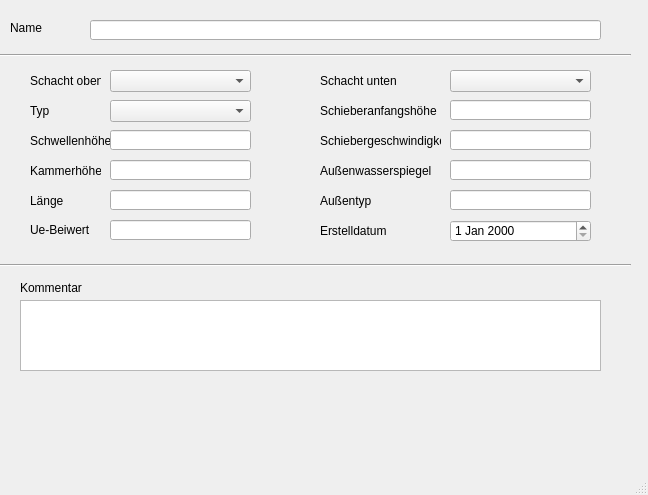
<?xml version="1.0" encoding="UTF-8"?>
<ui version="4.0">
 <class>MainWindow</class>
 <widget class="QMainWindow" name="MainWindow">
  <property name="geometry">
   <rect>
    <x>0</x>
    <y>0</y>
    <width>648</width>
    <height>495</height>
   </rect>
  </property>
  <property name="windowTitle">
   <string>MainWindow</string>
  </property>
  <widget class="QWidget" name="centralwidget">
   <widget class="QLabel" name="label">
    <property name="geometry">
     <rect>
      <x>10</x>
      <y>20</y>
      <width>46</width>
      <height>16</height>
     </rect>
    </property>
    <property name="text">
     <string>Name</string>
    </property>
   </widget>
   <widget class="QLabel" name="label_54">
    <property name="geometry">
     <rect>
      <x>30</x>
      <y>100</y>
      <width>71</width>
      <height>21</height>
     </rect>
    </property>
    <property name="text">
     <string>Typ</string>
    </property>
   </widget>
   <widget class="QLabel" name="label_61">
    <property name="geometry">
     <rect>
      <x>30</x>
      <y>220</y>
      <width>81</width>
      <height>20</height>
     </rect>
    </property>
    <property name="text">
     <string>Ue-Beiwert</string>
    </property>
   </widget>
   <widget class="QLabel" name="label_51">
    <property name="geometry">
     <rect>
      <x>320</x>
      <y>160</y>
      <width>121</width>
      <height>21</height>
     </rect>
    </property>
    <property name="text">
     <string>Außenwasserspiegel</string>
    </property>
   </widget>
   <widget class="QLabel" name="label_7">
    <property name="geometry">
     <rect>
      <x>30</x>
      <y>160</y>
      <width>71</width>
      <height>21</height>
     </rect>
    </property>
    <property name="text">
     <string>Kammerhöhe</string>
    </property>
   </widget>
   <widget class="QLabel" name="label_10">
    <property name="geometry">
     <rect>
      <x>320</x>
      <y>100</y>
      <width>121</width>
      <height>21</height>
     </rect>
    </property>
    <property name="text">
     <string>Schieberanfangshöhe</string>
    </property>
   </widget>
   <widget class="QLabel" name="label_11">
    <property name="geometry">
     <rect>
      <x>320</x>
      <y>190</y>
      <width>91</width>
      <height>21</height>
     </rect>
    </property>
    <property name="text">
     <string>Außentyp</string>
    </property>
   </widget>
   <widget class="QLabel" name="label_6">
    <property name="geometry">
     <rect>
      <x>30</x>
      <y>130</y>
      <width>81</width>
      <height>21</height>
     </rect>
    </property>
    <property name="text">
     <string>Schwellenhöhe</string>
    </property>
   </widget>
   <widget class="QLabel" name="label_17">
    <property name="geometry">
     <rect>
      <x>30</x>
      <y>190</y>
      <width>61</width>
      <height>21</height>
     </rect>
    </property>
    <property name="text">
     <string>Länge</string>
    </property>
   </widget>
   <widget class="QLabel" name="label_12">
    <property name="geometry">
     <rect>
      <x>320</x>
      <y>130</y>
      <width>121</width>
      <height>21</height>
     </rect>
    </property>
    <property name="text">
     <string>Schiebergeschwindigkeit</string>
    </property>
   </widget>
   <widget class="QLabel" name="label_3">
    <property name="geometry">
     <rect>
      <x>30</x>
      <y>70</y>
      <width>71</width>
      <height>21</height>
     </rect>
    </property>
    <property name="text">
     <string>Schacht oben</string>
    </property>
   </widget>
   <widget class="QLabel" name="label_9">
    <property name="geometry">
     <rect>
      <x>320</x>
      <y>70</y>
      <width>81</width>
      <height>21</height>
     </rect>
    </property>
    <property name="text">
     <string>Schacht unten</string>
    </property>
   </widget>
   <widget class="QLabel" name="label_70">
    <property name="geometry">
     <rect>
      <x>320</x>
      <y>220</y>
      <width>71</width>
      <height>21</height>
     </rect>
    </property>
    <property name="text">
     <string>Erstelldatum</string>
    </property>
   </widget>
   <widget class="Line" name="line">
    <property name="geometry">
     <rect>
      <x>0</x>
      <y>40</y>
      <width>631</width>
      <height>31</height>
     </rect>
    </property>
    <property name="orientation">
     <enum>Qt::Horizontal</enum>
    </property>
   </widget>
   <widget class="Line" name="line_2">
    <property name="geometry">
     <rect>
      <x>0</x>
      <y>250</y>
      <width>631</width>
      <height>31</height>
     </rect>
    </property>
    <property name="orientation">
     <enum>Qt::Horizontal</enum>
    </property>
   </widget>
   <widget class="QLabel" name="label_14">
    <property name="geometry">
     <rect>
      <x>20</x>
      <y>280</y>
      <width>81</width>
      <height>16</height>
     </rect>
    </property>
    <property name="text">
     <string>Kommentar</string>
    </property>
   </widget>
   <widget class="QLineEdit" name="wname">
    <property name="geometry">
     <rect>
      <x>90</x>
      <y>20</y>
      <width>511</width>
      <height>20</height>
     </rect>
    </property>
   </widget>
   <widget class="QComboBox" name="schoben">
    <property name="geometry">
     <rect>
      <x>110</x>
      <y>70</y>
      <width>141</width>
      <height>22</height>
     </rect>
    </property>
   </widget>
   <widget class="QComboBox" name="wehrtyp">
    <property name="geometry">
     <rect>
      <x>110</x>
      <y>100</y>
      <width>141</width>
      <height>22</height>
     </rect>
    </property>
   </widget>
   <widget class="QLineEdit" name="schwellenhoehe">
    <property name="geometry">
     <rect>
      <x>110</x>
      <y>130</y>
      <width>141</width>
      <height>20</height>
     </rect>
    </property>
   </widget>
   <widget class="QLineEdit" name="kammerhoehe">
    <property name="geometry">
     <rect>
      <x>110</x>
      <y>160</y>
      <width>141</width>
      <height>20</height>
     </rect>
    </property>
   </widget>
   <widget class="QLineEdit" name="laenge">
    <property name="geometry">
     <rect>
      <x>110</x>
      <y>190</y>
      <width>141</width>
      <height>20</height>
     </rect>
    </property>
   </widget>
   <widget class="QLineEdit" name="uebeiwert">
    <property name="geometry">
     <rect>
      <x>110</x>
      <y>220</y>
      <width>141</width>
      <height>20</height>
     </rect>
    </property>
   </widget>
   <widget class="QComboBox" name="schunten">
    <property name="geometry">
     <rect>
      <x>450</x>
      <y>70</y>
      <width>141</width>
      <height>22</height>
     </rect>
    </property>
   </widget>
   <widget class="QLineEdit" name="schieberhanf">
    <property name="geometry">
     <rect>
      <x>450</x>
      <y>100</y>
      <width>141</width>
      <height>20</height>
     </rect>
    </property>
   </widget>
   <widget class="QLineEdit" name="schiebergeschw">
    <property name="geometry">
     <rect>
      <x>450</x>
      <y>130</y>
      <width>141</width>
      <height>20</height>
     </rect>
    </property>
   </widget>
   <widget class="QLineEdit" name="aussenwsp">
    <property name="geometry">
     <rect>
      <x>450</x>
      <y>160</y>
      <width>141</width>
      <height>20</height>
     </rect>
    </property>
   </widget>
   <widget class="QLineEdit" name="aussentyp">
    <property name="geometry">
     <rect>
      <x>450</x>
      <y>190</y>
      <width>141</width>
      <height>20</height>
     </rect>
    </property>
   </widget>
   <widget class="QDateEdit" name="createdat">
    <property name="geometry">
     <rect>
      <x>450</x>
      <y>220</y>
      <width>141</width>
      <height>22</height>
     </rect>
    </property>
   </widget>
   <widget class="QTextEdit" name="kommentar">
    <property name="geometry">
     <rect>
      <x>20</x>
      <y>300</y>
      <width>581</width>
      <height>71</height>
     </rect>
    </property>
   </widget>
  </widget>
  <widget class="QMenuBar" name="menubar">
   <property name="geometry">
    <rect>
     <x>0</x>
     <y>0</y>
     <width>648</width>
     <height>21</height>
    </rect>
   </property>
  </widget>
  <widget class="QStatusBar" name="statusbar"/>
 </widget>
 <resources/>
 <connections/>
</ui>
